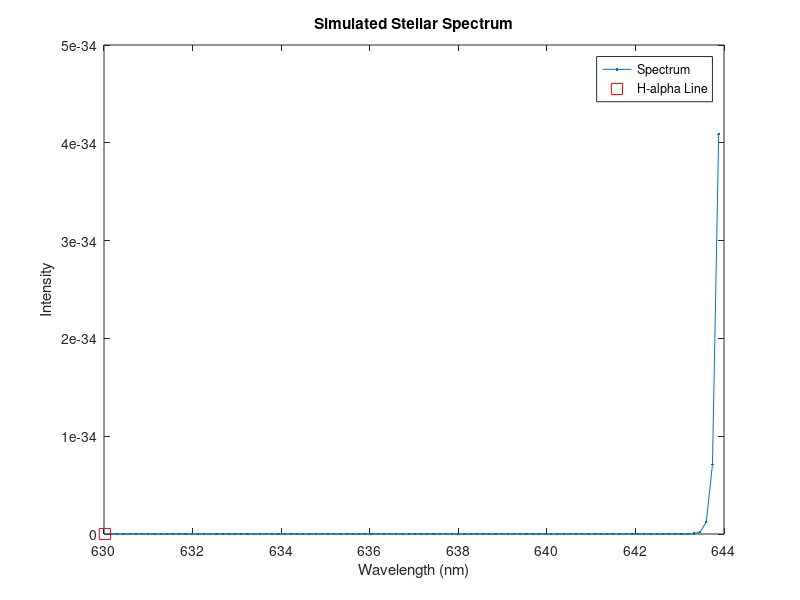

Write the MATLAB code that produced this figure.
% Spectral Analysis of Simulated Star Data
% Author: Melisnur Çürük
% Description: This script simulates spectral data and identifies the H-alpha line
%              to calculate the radial velocity of a star.

%% Data Generation (Simulated)
lambdaStart = 630.02;         % Starting wavelength (nm)
lambdaDelta = 0.14;           % Wavelength increment (nm)
nObs = 100;                   % Number of observations

% Generate wavelength vector
lambda = lambdaStart + (0:nObs-1)*lambdaDelta;

% Simulate spectral intensity data (Gaussian dip at H-alpha line)
s = exp(-((lambda - 656.28).^2) / 2);  % Simulated spectral data

% Combine into spectra matrix
spectra = [lambda', s'];

%% Task 1: Define wavelength range
nObs = size(spectra, 1);
lambdaEnd = lambdaStart + (nObs - 1) * lambdaDelta;
lambda = (lambdaStart:lambdaDelta:lambdaEnd);

%% Task 2 & 7: Extract intensity values
s = spectra(:, 2);

%% Task 3: Plot spectrum
figure
plot(lambda, s, '.-')
xlabel("Wavelength (nm)")
ylabel("Intensity")
title("Simulated Stellar Spectrum")

%% Task 4: Find H-alpha absorption line
[sHa, idx] = min(s);          % Minimum intensity
lambdaHa = lambda(idx);       % Corresponding wavelength

%% Task 5: Highlight H-alpha line on plot
hold on
plot(lambdaHa, sHa, 'rs', 'MarkerSize', 8)
legend("Spectrum", "H-alpha Line")
hold off

%% Task 6: Calculate radial velocity
z = lambdaHa / 656.28 - 1;    % Redshift
speed = z * 299792.458;       % Speed in km/s

%% Display results
fprintf("Observed H-alpha wavelength: %.2f nm\n", lambdaHa);
fprintf("Radial velocity: %.2f km/s\n", speed);
